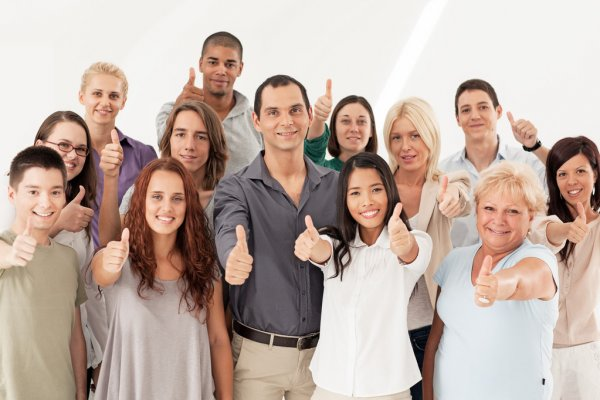
#> input picture images/test2.jpg, 600 x 400 px
$ python eye_detection_image.py --image images/test2.jpg
#> lines starting #> are read from the running program, lines starting #| are printed output that depends on the picture; after the words box and inside, x2 and y2 are one past the last pixel; in counts of white or black regions, pixels touching at a corner belong together
import cv2
import numpy as np
import argparse

# Construct the argument parser and parse the arguments
ap = argparse.ArgumentParser()
ap.add_argument("-i", "--image", required=True, help="path to the input image")
ap.add_argument("-o", "--output", type=str, help="path to output image")
args = vars(ap.parse_args())


# import the image
img = cv2.imread(args["image"], cv2.IMREAD_UNCHANGED)
#> img is the input picture: shape (400, 600, 3); mean B, G, R 165.2, 174.8, 192.9

face_classifier = cv2.CascadeClassifier(
    'classifiers/haarcascade_frontalface_alt.xml')
eye_classifier = cv2.CascadeClassifier('classifiers/haarcascade_eye.xml')

gray = cv2.cvtColor(img, cv2.COLOR_BGR2GRAY)
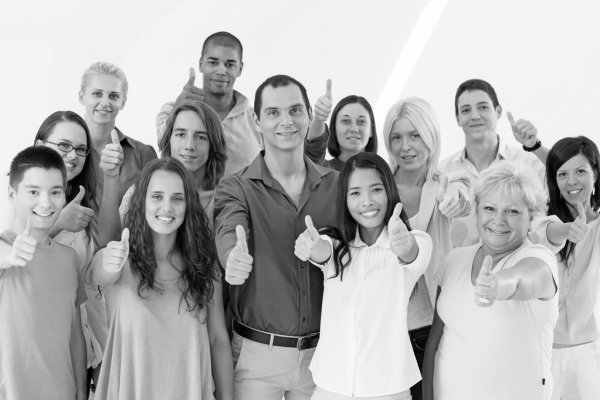
#> gray: shape (400, 600); min 0, max 255, mean 179.2

faces = face_classifier.detectMultiScale(gray, 1.3, 5)
#> faces = [[331, 104, 45, 45], [197, 43, 50, 50], [80, 75, 50, 50], [451, 90, 48, 48], [254, 88, 61, 61], [165, 116, 51, 51], [382, 119, 48, 48], [549, 155, 46, 46], [341, 172, 51, 51], [14, 168, 62, 62], [140, 178, 54, 54], [475, 191, 50, 50]]


if faces is ():
    print("No any faces found!")


i = 0
for (x, y, w, h) in faces:
    cv2.rectangle(img, (x, y), (x+w, y+h), (255, 0, 0), 2)
    roi_gray = gray[y:y+h, x:x+w]
    roi_color = img[y:y+h, x:x+w]

    eyes = eye_classifier.detectMultiScale(roi_gray)

    for (ex, ey, ew, eh) in eyes:
        cv2.rectangle(roi_color, (ex, ey), (ex+ew, ey+eh), (0, 255, 0), 2)
        # cv2.putText(img, "eye"+str(i), (ex-10, ey-10),
        #             cv2.FONT_HERSHEY_SIMPLEX, 0.5, (0, 0, 255), 1)
        i = i+1
#> this loop made 12 passes
#> (x, y, w, h, eyes) on passes 5, 10, 11: (254, 88, 61, 61, [[29, 11, 22, 22], [7, 14, 21, 21]]), (14, 168, 62, 62, [[8, 12, 23, 23], [29, 14, 20, 20]]), (140, 178, 54, 54, [[7, 7, 22, 22]])
#> pass 1, `roi_gray = gray[y:y+h, x:x+w]`:
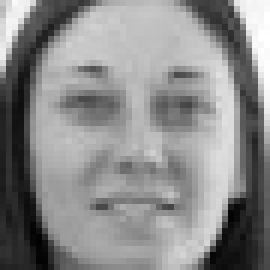
#> roi_gray: shape (45, 45) (shown 6 times larger); min 2, max 255, mean 138.5
#> pass 1, `roi_color = img[y:y+h, x:x+w]`:
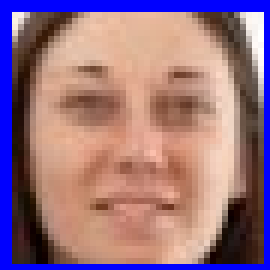
#> roi_color: shape (45, 45, 3) (shown 6 times larger); mean B, G, R 129.5, 113.7, 150.6
#> pass 2, `roi_color = img[y:y+h, x:x+w]`:
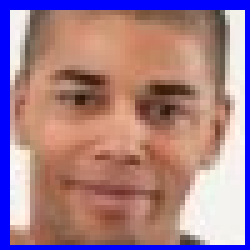
#> roi_color: shape (50, 50, 3) (shown 5 times larger); mean B, G, R 138.8, 126.4, 164.2
#> after the loop:
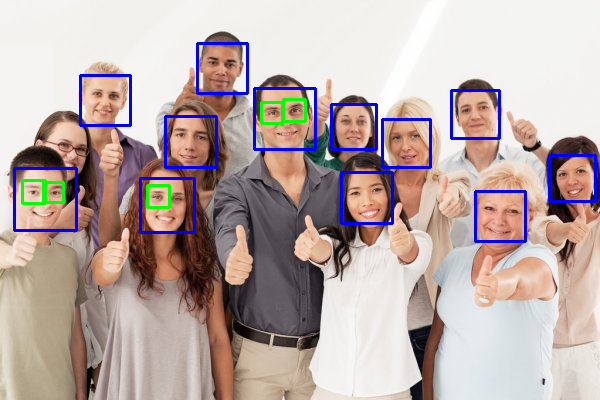
#> img: shape (400, 600, 3); 3.56% of pixels changed, all inside (x1, y1, x2, y2) = (13, 42, 597, 243)
#> after the loop:
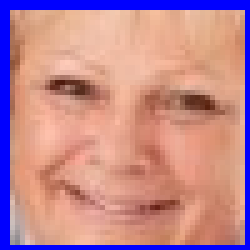
#> roi_color: shape (50, 50, 3) (shown 5 times larger); mean B, G, R 144.8, 136.6, 191.4
#> after the loop:
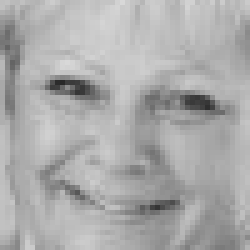
#> roi_gray: shape (50, 50) (shown 5 times larger); min 40, max 216, mean 171.1
#> after the loop, i = 5


print("The number of eyes are ", i)
#| The number of eyes are  5

# saving the image if output argument is passed
if args["output"]:
    cv2.imwrite(args["output"], img)

cv2.imshow('Eyes Detection', img)
cv2.waitKey(0)

cv2.destroyAllWindows()
